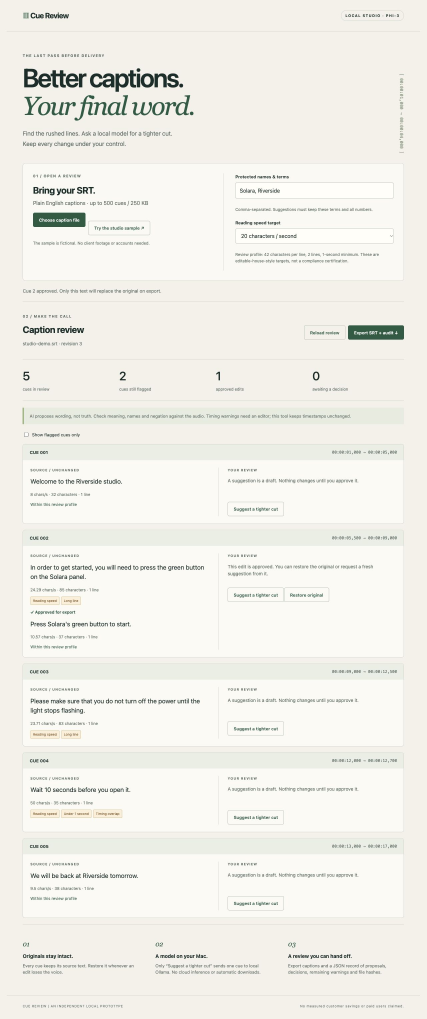
#> input picture demo/03-approved.jpg, 1280 x 3056 px (shown at 1/3 size)
$ python make_walkthrough.py
#> lines starting #> are read from the running program, lines starting #| are printed output that depends on the picture
"""Optional media assembly; needs Pillow, numpy, imageio-ffmpeg. No app dependency."""
from pathlib import Path
import textwrap
import json
import numpy as np
from PIL import Image, ImageDraw, ImageFont
import imageio_ffmpeg

ROOT = Path(__file__).resolve().parent
W, H, FPS = 1280, 960, 6
def font(size, mono=False):
    candidates = (["/System/Library/Fonts/Menlo.ttc"] if mono else
                  ["/System/Library/Fonts/Supplemental/Arial.ttf", "/System/Library/Fonts/Helvetica.ttc"])
    for name in candidates:
        if Path(name).exists():
            return ImageFont.truetype(name, size)
    return ImageFont.load_default(size=size)

def frame(title, subtitle, image=None, lines=None, crop=None):
#> called with image = '03-approved.jpg', crop = (0, 0, 1280, 1000)
    canvas = Image.new('RGB', (W,H), '#f3f1e9')
    draw = ImageDraw.Draw(canvas)
    draw.text((38,24), title, font=font(30), fill='#172e2a')
    draw.text((38,70), subtitle, font=font(19), fill='#435e50')
    if image:
        im = Image.open(ROOT / image).convert('RGB')
#> im is the input picture: PIL image 1280x3056 RGB; mean R, G, B 240.8, 239.8, 233.3
        if crop:
            im = im.crop(crop)
#> im: PIL image 1280x1000 RGB
        im.thumbnail((W-60,H-185))
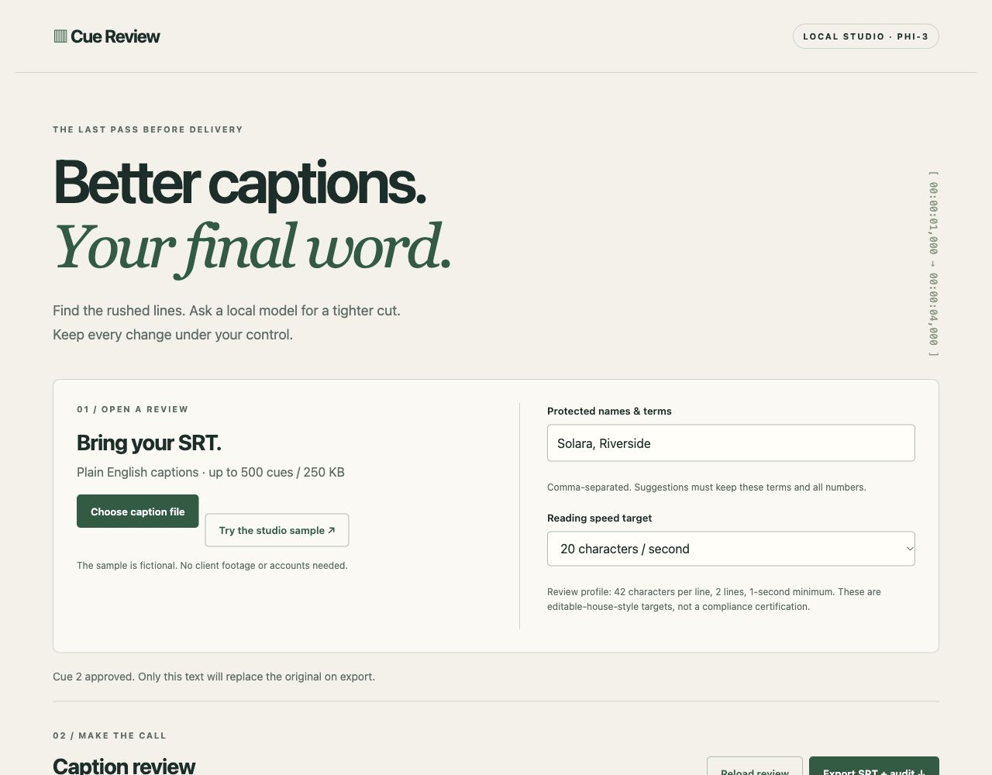
#> im: PIL image 992x775 RGB; mean R, G, B 237.9, 236.6, 230.1
        canvas.paste(im,((W-im.width)//2,124))
    if lines:
        y = 150
        for line in lines:
            for piece in textwrap.wrap(line, width=87, replace_whitespace=False) or ['']:
                draw.text((50,y),piece,font=font(22,True),fill='#172e2a')
                y += 36
    draw.rectangle((0,H-44,W,H),fill='#172e2a')
    draw.text((30,H-32),'CUE REVIEW | Real browser screenshots, assembled walkthrough | Fictional captions | No narration',font=font(16),fill='#f3f1e9')
    return np.asarray(canvas)

scenes = [
    (frame('Cue Review — the last pass before delivery', 'A local SRT studio for freelance editors; no client or sales claims.', '03-approved.jpg',crop=(0,0,1280,1000)),8),
    (frame('01 / Ask for a tighter cut', 'Actual local phi3 inference. This is a pending draft; the original stays unchanged.', '09-final-draft.jpg'),10),
    (frame('02 / Make the call', 'Approved synthetic edit: 24.29 → 10.57 chars/s. Timestamps are unchanged.', '10-final-approved.jpg'),10),
    (frame('03 / A useful failure', '“Wait 10s” loses the opening instruction. The test operator rejected this draft.', '11-final-risk.jpg'),12),
    (frame('04 / A handoff you can inspect', 'Actual exported SRT: only cue 2 was replaced. Rejected cue 4 keeps its original.', lines=(ROOT/'reviewed.srt').read_text().splitlines()),12),
    (frame('05 / What was tested, and what remains', 'A narrow prototype with documented limitations.', lines=[
        '11 domain / real HTTP tests passed.',
        '4 actual local-model cases; 2 semantic concerns documented.',
        'Browser approval, rejection, persistence, import and export checked.',
        'Mobile checked at 390px; no horizontal overflow observed.',
        '',
        'No transcription or timing repair. English plain-text SRT only.',
        'No independent professional validation or paid users.',
        'Model drafts require comparison with the audio.',
        'Code and prompts are inspectable. No cloud inference calls.'
    ]),10),
]
#> call 2 of frame, with title = '01 / Ask for a tighter cut', image = '09-final-draft.jpg'
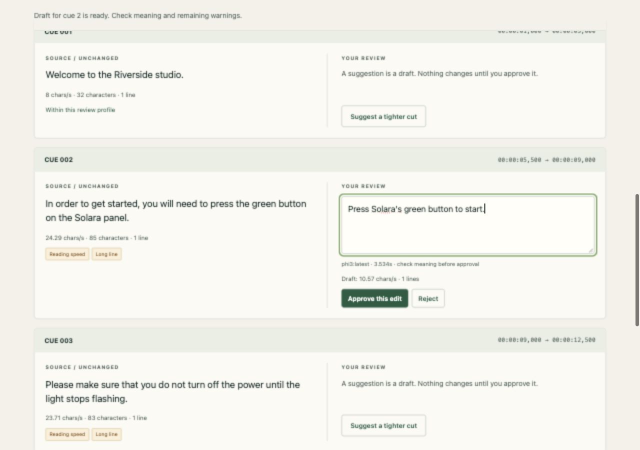
#> input picture demo/09-final-draft.jpg, 1280 x 900 px (shown at 1/2 size)
#> in frame, im is the input picture: PIL image 1280x900 RGB; mean R, G, B 242.8, 242.4, 236.2
#> call 3 of frame, with title = '02 / Make the call', image = '10-final-approved.jpg'
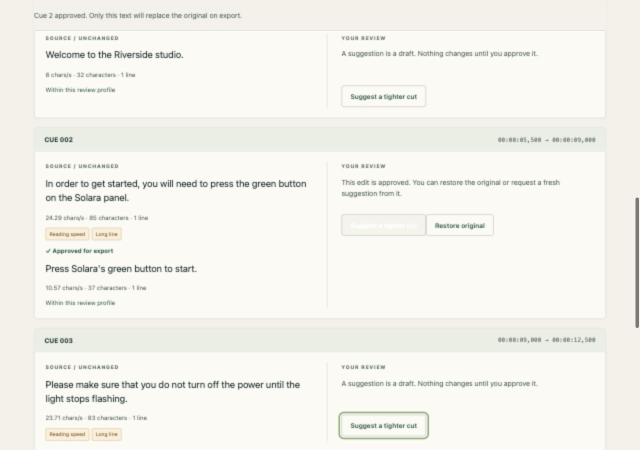
#> input picture demo/10-final-approved.jpg, 1280 x 900 px (shown at 1/2 size)
#> in frame, im is the input picture: PIL image 1280x900 RGB; mean R, G, B 243.7, 243, 237
#> call 4 of frame, with title = '03 / A useful failure', image = '11-final-risk.jpg'
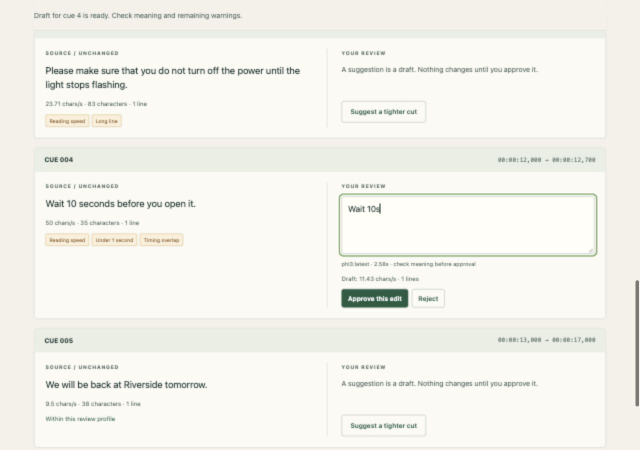
#> input picture demo/11-final-risk.jpg, 1280 x 900 px (shown at 1/2 size)
#> in frame, im is the input picture: PIL image 1280x900 RGB; mean R, G, B 243.3, 242.8, 236.6
#> in frame (call 4), `im.thumbnail((W-60,H-185))`:
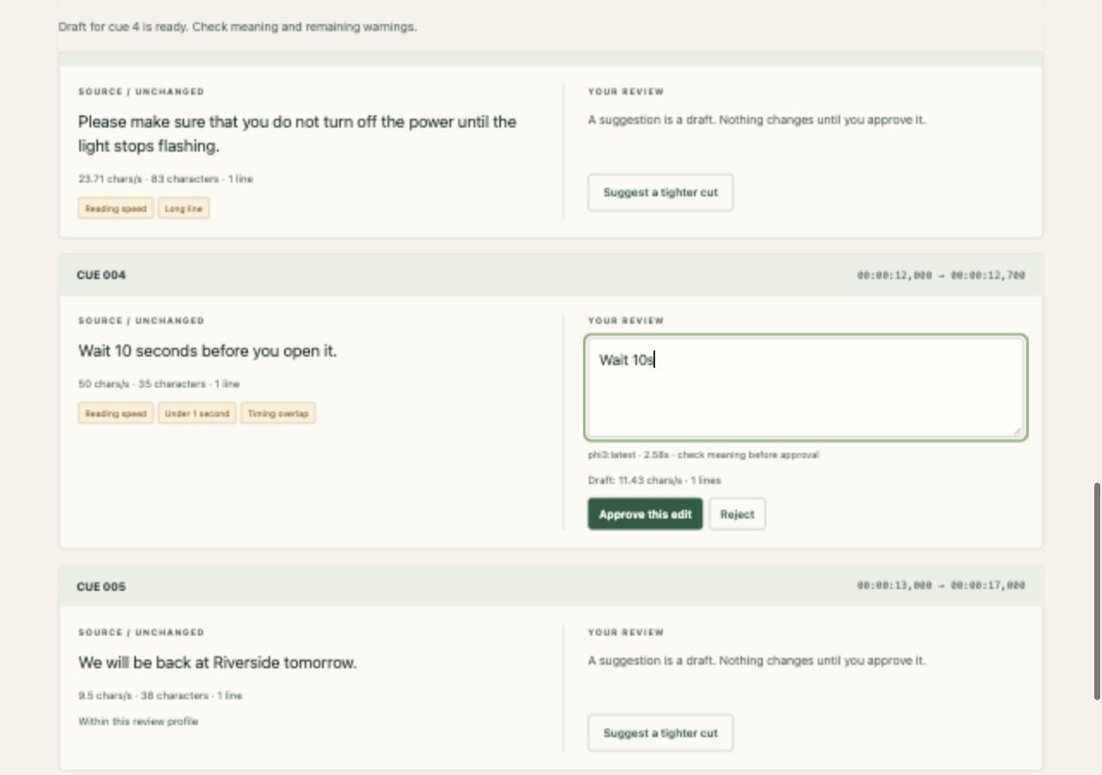
#> im: PIL image 1102x775 RGB; mean R, G, B 243.3, 242.8, 236.6
#> in frame (call 4), `canvas.paste(im,((W-im.width)//2,124))`:
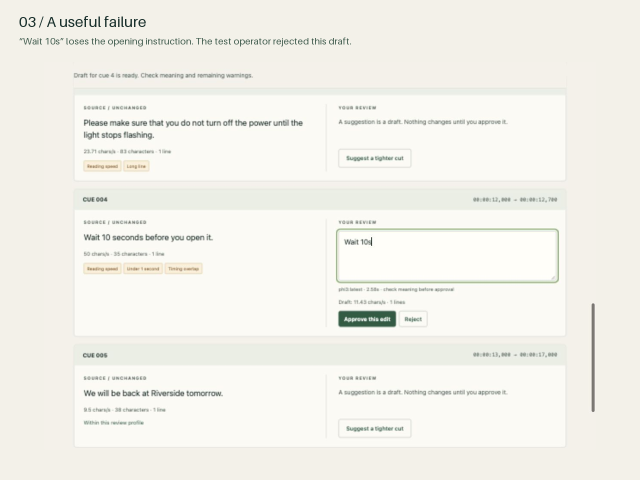
#> canvas: PIL image 1280x960 RGB (shown at 1/2 size); mean R, G, B 242.6, 241.7, 235
#> in frame (call 4), `return np.asarray(canvas)`:
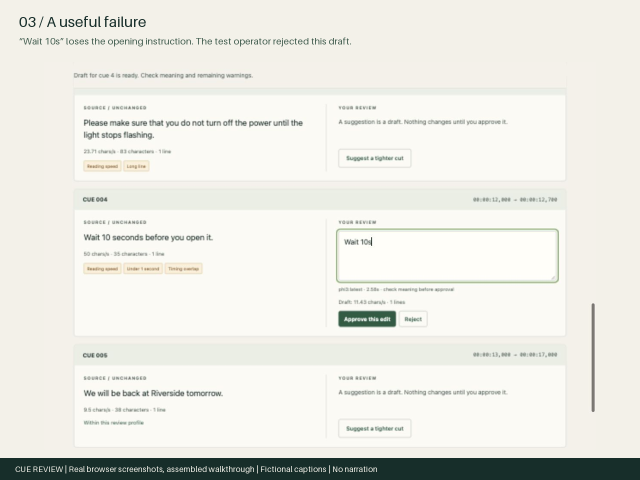
#> returned value: shape (960, 1280, 3) (shown at 1/2 size); mean of channels 0, 1, 2 233, 233.2, 226.6; drawn as R, G, B
#> (the run stopped early here; a loop or call above may not have finished)
